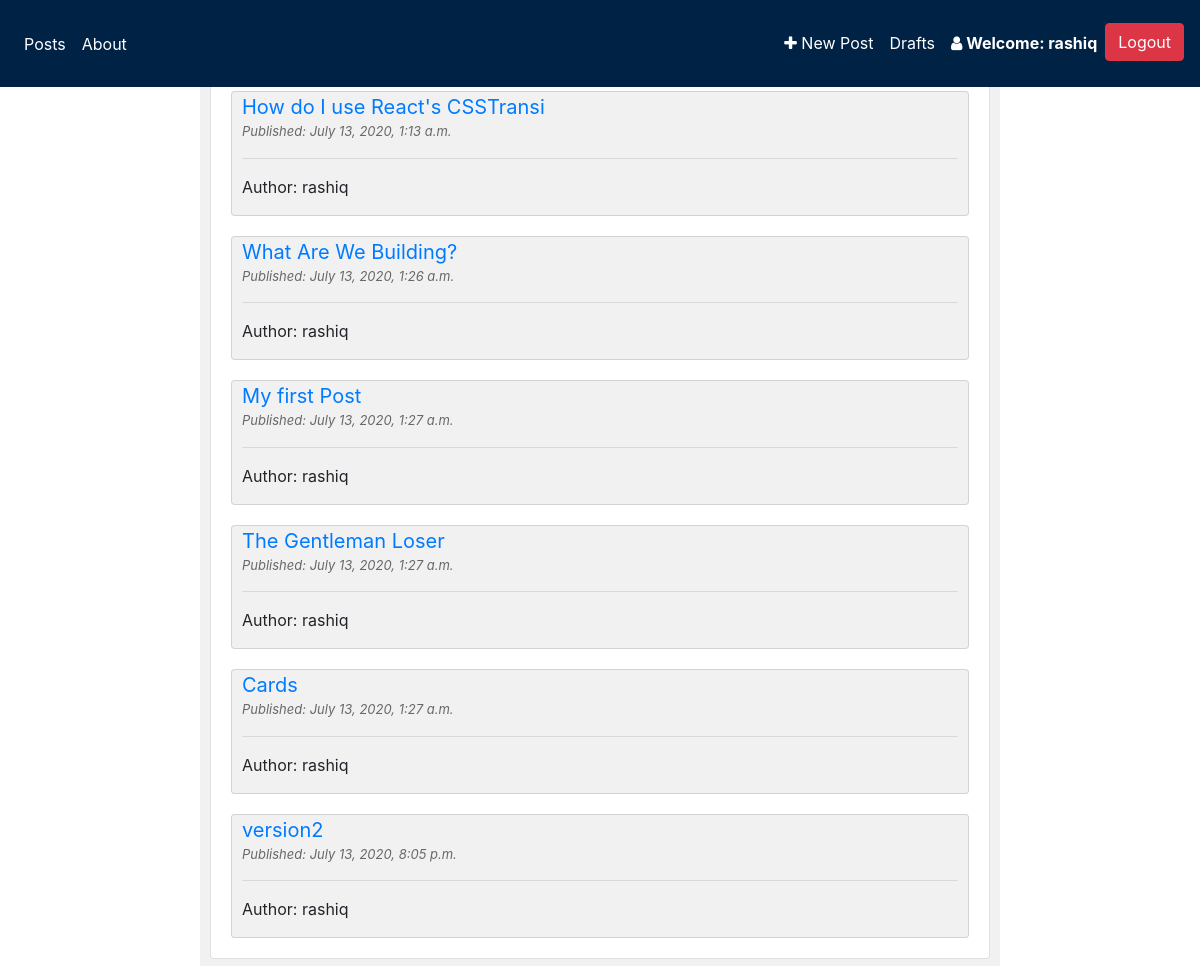
The app's page / (signed in) with its own data.
### blog/models.py (models this page shows, shortened)
class Post(models.Model):
    author = models.ForeignKey('auth.User', on_delete=models.CASCADE)
    title = models.CharField(max_length=100)
    text = models.TextField()
    date = models.DateTimeField(default=timezone.now)
    publish_date = models.DateTimeField(blank=True, null=True)
    public = models.BooleanField(default=False)
    def get_absolute_url(self):
        return reverse('detail_post', kwargs={'pk': self.pk})

### blog/views.py (the view)
# urls.py: path('', views.PostView.as_view(), name="posts"),
class PostView(ListView):
    model = Post
    template_name = 'blog/post_list.html'
    def get_queryset(self):
        return Post.objects.all().order_by('publish_date')

### blog/templates/blog/post_list.html
{% extends 'blog/base.html' %}
{% block body %}
    {% for object in object_list %}
        {% if object.public %}
            <div class="card" style="background-color: #f1f1f1; margin: 10px; padding-left: 10px; padding-right: 10px">
                <a style="font-size: 20px"
                   href="{{ object.get_absolute_url }}">{{ object.title }}</a>
                <div >
                    <p class="date">Published: {{ object.publish_date }}</p>
                    <hr>
                    <p>Author: {{ object.author }}</p>
                </div>
            </div>
        {% endif %}
    {% endfor %}
{% endblock %}

### blog/templates/blog/base.html (shortened to what this page needs)
<!DOCTYPE html>
{% load static %}
<html lang="en">
<head>
    <link rel="stylesheet" href="https://cdnjs.cloudflare.com/ajax/libs/font-awesome/4.7.0/css/font-awesome.min.css">
    <link rel="stylesheet" href="{% static 'css/bootstrap.css' %}">
    <link rel="stylesheet" href="{% static 'css/medium-editor.css' %}">
    <link rel="stylesheet" href="{% static 'css/style.css' %}">
</head>
<body style="background-image: url('a.jpg');" >
<div class="container" >
    <nav class="navbar navbar-expand-sm bg-custom fixed-top" style="background-color: #002245; color: white; height: 9%">
        <ul class="navbar-nav">
            <li class="nav-item">
                <a class="nav-link" href="{% url 'posts' %}">Posts</a>
            </li>
            <li class="nav-item">
                <a class="nav-link" href="{% url 'about' %}">About</a>
            </li>
        </ul>
        <ul class="navbar-nav ml-auto" style="margin-top: auto">
            {% if user.is_authenticated %}
                <li class="nav-item"> <a class="nav-link" href="{% url 'create_post' %}">
                    <i class="fa fa-plus"></i>
                    New Post </a></li>
                <li class="nav-item"><a class="nav-link" href="{% url 'drafts' %}">Drafts</a></li>
                <li class="nav-item"><p class="nav-link profile">
                    <span> <i class="fa fa-user"></i></span>
                    Welcome: {{ user.username }}</p></li>
                <li class="nav-item"><a class="btn btn-danger" href="{% url 'logout' %}">Logout</a></li>
            {% else %}
                <li class="nav-item">
                    <a class="nav-link" href="{% url 'login' %}"> Login</a>
                </li>
            {% endif %}
        </ul>
    </nav>
</div>
<div class="container" style="margin-top: 5%; width: 800px; background-color: #f1f1f1; padding: 10px" >
    <div class="row">
        <div class="col-sm">
            <div class="card" style="padding: 10px" >
                {% block body %}
                {% endblock %}
            </div>
        </div>
    </div>
</div>
</body>
</html>

### blog/static/css/style.css (style rules this page uses)
.nav-link { text-decoration: none; color: white; }
.profile { font-weight: bold; }
.date { font-size: small; color: #686868; font-style: italic; }

### records on screen
Post: title "How do I use React's CSSTransi", publish_date "July 13, 2020, 1:13 a.m.", author "rashiq"
Post: title "What Are We Building?", publish_date "July 13, 2020, 1:26 a.m.", author "rashiq"
Post: title "My first Post", publish_date "July 13, 2020, 1:27 a.m.", author "rashiq"
Post: title "The Gentleman Loser", publish_date "July 13, 2020, 1:27 a.m.", author "rashiq"
Post: title "Cards", publish_date "July 13, 2020, 1:27 a.m.", author "rashiq"
Post: title "version2", publish_date "July 13, 2020, 8:05 p.m.", author "rashiq"

### other values on screen
{{ user.username }} "rashiq"
